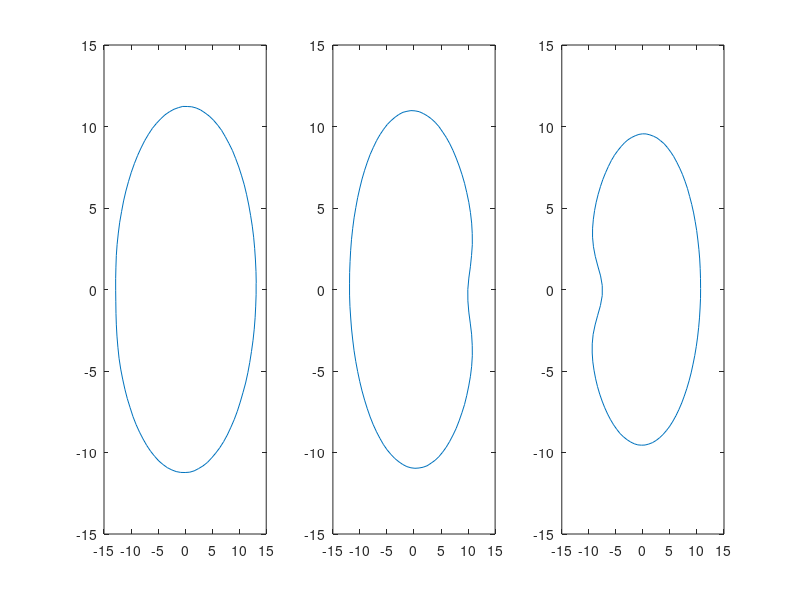

Write the MATLAB code that produced this figure. (Note: this script raises an error after producing the figure.)
% Ryan Larson - 3/14/2019
%
% Reformulation of GenerateStalkSegmentBetsy_v3.m using function methods,
% corrected equations for stalk cross section shape, and outputs data in an
% array that will be easy to work with for PCA of the longitudinal data.

clear
clc

%% Create data structure for holding lots of stalk information
N = 100;    % Number of points around the stalk cross section
n = 5;    % Number of stalks to generate
nslices = 120;  % Number of z slices per stalk
theta = linspace(0,2*pi,N);

aAmplim = 0.05;

% Use radius-z scheme for handling data so it doesn't get huge
STALKS = zeros(n,nslices,N);

for numstalk = 1:n
    % Generate realish looking stalk with synthetic data
    %
    % Features include 3 segments, upper segments taper, bowed segments,
    % full interior, and rotated middle section.
    %
    % JH 8/8/2018
    %
    % =================== FROM DR COOK's "synthetic_stalk_sections.m" =====
    % parameterized corn stalk cross-section
    % Enumerating parameters:
    %   - major diameter
    %   - minor diameter
    %   - notch depth
    %   - notch width
    %   - amplitude of x-asymmetry
    %   - location of x-asymmetry
    %   - amplitude of y-asymmetry
    %   - location of y-asymmetry
    %   - probably should add breadth of x and y asymmetry features.

    clear
    clc

    theta = linspace(0,2*pi,100);
    nloc = pi;
    m = 1; % multiplier

    % Data = [1;
    %     24;
    %     22.53;
    %     23.3;
    %     21;
    %     0;
    %     0;
    %     41.08];

    for i = 1:3

        %     % Basic Geometry
        %     min_diam = unifrnd(15,20);
        %     maj_diam = unifrnd(20,25);
        %    % Notch Geometry
        %     ndepth = unifrnd(0.1,0.25);
        %     nwidth = 1;

    %     if i == 1     % Segments 1-3 (Bottom)
    %         min_diam = 22.53;
    %         maj_diam = 24;
    %         ndepth = 0;
    %         nwidth = 1;
    %     elseif i == 2
    %         min_diam = 24.84;
    %         maj_diam = 26;
    %         ndepth = .026;
    %         nwidth = 1;
    %     else
    %         min_diam = 27.11;
    %         maj_diam = 29.51;
    %         ndepth = .025;
    %         nwidth = 1;
    %     end
    %     

    % DEFINE DESIRED GEOMETRY FOR EACH INTERNODE
            if i == 1
                min_diam = 22.6;
                maj_diam = 26.84;
                ndepth = 0.023;
                nwidth = 1;
            elseif i == 2
                min_diam = 21.3;
                maj_diam = 23.75;
                ndepth = .168;
                nwidth = 1;
            else
                min_diam = 19.64;
                maj_diam = 21.15;
                ndepth = .303;
                nwidth = 1;
            end



        min_diam = min_diam*m/2;
        maj_diam = maj_diam*m/2;
        ndepth = ndepth*m;


        % x-Asymmetry
        aAmp = unifrnd(-0.05,0.05);
        aSym = unifrnd(-pi,pi);

        % Random Noise
        noisex = unifrnd(-0.001,0.001,1,100);
        noisey = unifrnd(-0.001,0.001,1,100);

        notch = ndepth./cosh(4*(theta/nwidth-nloc)).^2;
        asymmetry = aAmp*sin(theta - aSym);

        x = maj_diam*(cos(theta) + noisex + notch + asymmetry);

        %if mod(i,2) == 0, x = x*-1; end

        % y-Asymmetry
        aAmp = unifrnd(-0.05,0.05);
        aSym = unifrnd(-pi,pi);
        asymmetry = aAmp*sin(theta - aSym);

        y = min_diam*(sin(theta) + noisey + asymmetry);
        rindx = unifrnd(0.92,0.94);
        rindy = unifrnd(0.92,0.94);

        X(i,:) = x;
        Y(i,:) = y;
    end

    %========================================================================
    alpha = -(2*pi)*.5;         % must be a negative number for the shift function
    % to work properly
    % rotation matrix reassignment
    new = ([X(2,:)' Y(2,:)']) *([cos(alpha) -sin(alpha); sin(alpha) cos(alpha)]);
    Y(2,:) = new(:,2)';
    X(2,:) = new(:,1)';


    % Shift function
    % Reassigns index values to compensate for the rotation
    shift = round((-100*alpha)/(2*pi));

    X2prime = zeros(1,(length(X) + shift));
    X2prime((shift+1):end) = X(2,:);
    X2prime(1:shift+1) = X2prime((length(X):end));
    X2prime = X2prime(1:length(X));
    X(2,:) = X2prime;

    Y2prime = zeros(1,(length(Y) + shift));
    Y2prime((shift+1):end) = Y(2,:);
    Y2prime(1:shift+1) = Y2prime((length(Y):end));
    Y2prime = Y2prime(1:length(Y));
    Y(2,:) = Y2prime;

    r = 15;
    % Plot cross sections of stalks
    hold on
    set(gcf, 'Position', [300, 300, 1000, 350])

    subplot(1,3,1)
    plot(X(1,:),Y(1,:))
    xlim([-r r])
    ylim([-r r])

    subplot(1,3,2)
    plot(X(2,:),Y(2,:))
    xlim([-r r])
    ylim([-r r])

    subplot(1,3,3)
    plot(X(3,:),Y(3,:))
    xlim([-r r])
    ylim([-r r])

    Xs(1,:) = X(1,:);
    Ys(1,:) = Y(1,:);
    Xs(1,100) = Xs(1,1);    % Solve the small gap problem
    Ys(1,100) = Ys(1,1);

    Xs(2,:) = X(2,:);
    Ys(2,:) = Y(2,:);
    Xs(2,100) = Xs(2,1);
    Ys(2,100) = Ys(2,1);

    Xs(3,:) = X(3,:);
    Ys(3,:) = Y(3,:);
    Xs(3,100) = Xs(3,1);
    Ys(3,100) = Ys(3,1);

    %use for loop to create multiple versions with different internode lengths
    % for q=1:2

    % Populate matrices (this method relies on the fact that the X and Y coords
    % are centered at the origin)
    L = 83*m; % internode length
    a = L/40; % multiplier

    Z = zeros(120,100);

    for i = 1:120       % Generate Z vector
        Z(i,:) = i*a; %3*q instead of 4 if you are varying the lengths
    end

    % First segment
    for i = 1:40
        X(i,:) = (.00000125*(i-20)^4 +.95)*Xs(1,:);
        Y(i,:) = (.00000125*(i-20)^4 +.95)*Ys(1,:);
    end

    % Second Segment

    for i = 41:80
        X(i,:) = (.00000125*(i-60)^4 +.9)*Xs(2,:);
        Y(i,:) = (.00000125*(i-60)^4 +.9)*Ys(2,:);
    end


    % Third Segment
    
    for i = 81:120
        X(i,:) = (.00000125*(i-100)^4 +.85)*Xs(3,:);
        Y(i,:) = (.00000125*(i-100)^4 +.85)*Ys(3,:);
    end


    surf2stl_V1('stalk.stl',X,Y,Z)
end


%% Functions
function [x] = xpts(N,theta,notch,dmaj,noisex,asymmetry)
    x = zeros(1,N);
    for i = 1:N
        x(i) = dmaj*(cos(theta(i)) + notch(i) + noisex(i) + asymmetry(i));
    end
end

function [y] = ypts(N,theta,dmin,noisey,asymmetry)
    y = zeros(1,N);
    for i = 1:N
        y(i) = dmin*(sin(theta(i)) + noisey(i) + asymmetry(i));
    end
end

function [notch] = notch_fn(N,ndepth,nwidth,nloc,theta)
    notch = zeros(1,N);
    for i = 1:N
        notch(i) = ndepth/cosh((10/nwidth)*(theta(i)-nloc))^2;
    end
end

function [asymmetry] = Asymmetry(aAmplim,theta,N)
    asymmetry = zeros(1,N);
    aAmp = unifrnd(-aAmplim,aAmplim);
    aSym = unifrnd(-pi,pi);
    asymmetry = aAmp*sin(theta - aSym);
end

function [xrotate,yrotate] = rotate(x,y,psi,N)
    xrotate = zeros(1,N);
    yrotate = zeros(1,N);
    
    R = [cos(psi) -sin(psi); sin(psi) cos(psi)];
    
    for i = 1:N
        temp = [x(i);y(i)];
        temp = R*temp;
        xrotate(i) = temp(1);
        yrotate(i) = temp(2);
    end
end
